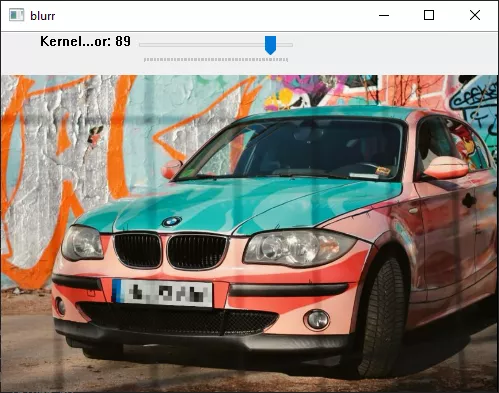
#> input picture image.webp, 499 x 393 px, given in place of your_image.jpg, which was not available
$ python blurr.py
#> lines starting #> are read from the running program, lines starting #| are printed output that depends on the picture; pictures that were not available may be replaced by others from this repository, and a replacement may not be noted
#> in main, orig_img is the input picture: shape (393, 499, 3); mean B, G, R 120.7, 129.8, 136.8
import os
os.environ["OBJC_DISABLE_INITIALIZE_FORK_SAFETY"] = "YES"

import cv2
import numpy as np
import tkinter as tk
from tkinter import filedialog

# Global variables
orig_img = None         # Original image (full resolution)
final_result = None     # Final image (effects applied, full resolution)
preview_img = None      # Image after zoom & pan (same size as original)
display_scale = 1.0     # Scale for display (preserving aspect ratio)
offset_x, offset_y = 0, 0  # Letterbox offsets

blur_fields = []        # List of effect fields (each: list of 4 points in original coords)
active_field = []       # Currently being defined field
adding_mode = False     # True when adding a new field

# Store current file path for overwriting
current_file_path = None

# Global Tk root for file dialogs
tk_root = tk.Tk()
tk_root.withdraw()

# Zooming & panning globals
zoom_factor = 1.0
pan_x, pan_y = 0, 0
is_dragging = False
drag_start = (0, 0)
initial_pan = (0, 0)
click_start = None  # To distinguish click from drag in adding mode

# Effect mode: "blur" or "pixelate"
effect_mode = "blur"

window_name = "blurr"

# [46 lines left out: functions order_points, apply_perspective_effect, not called in this run]

def update_preview():
    global preview_img, final_result, display_scale, offset_x, offset_y
    if orig_img is None:
        return
    result = orig_img.copy()
    # Get kernel value from trackbar and scale it based on original image width.
    k_val = cv2.getTrackbarPos("Kernel", window_name)
    if k_val < 1:
        k_val = 1
    ref_width = 1000.0
    scale_factor = orig_img.shape[1] / ref_width if orig_img.shape[1] > ref_width else 1.0
#> scale_factor = 1
    ksize = int(k_val * scale_factor)
#> ksize = 50
    if ksize % 2 == 0:
        ksize += 1
#> ksize = 51
    if ksize < 3:
        ksize = 3

    for field in blur_fields:
        result = apply_perspective_effect(result, field, ksize)
    if active_field:
        pts_array = np.array(active_field, dtype=int)
        marker_scale = scale_factor
        marker_radius = max(3, int(5 * marker_scale))
        marker_thickness = max(2, int(2 * marker_scale))
        for p in active_field:
            cv2.circle(result, tuple(p), marker_radius, (0, 0, 255), -1)
        if len(active_field) > 1:
            cv2.polylines(result, [pts_array], False, (0, 255, 0), marker_thickness)
    final_result = result.copy()

    rows, cols = result.shape[:2]
#> rows = 393; cols = 499
    M = np.array([[zoom_factor, 0, pan_x],
                  [0, zoom_factor, pan_y]])
    preview_img = cv2.warpAffine(result, M, (cols, rows))

    try:
        winRect = cv2.getWindowImageRect(window_name)
        win_width, win_height = winRect[2], winRect[3]
        if win_width <= 0 or win_height <= 0:
            raise ValueError
    except Exception:
        win_width, win_height = 800, 600

    scale_w = win_width / cols
#> scale_w = 1.6
    scale_h = win_height / rows
#> scale_h = 1.53
    display_scale = min(scale_w, scale_h)
#> display_scale = 1.53
    disp_width = int(cols * display_scale)
#> disp_width = 761
    disp_height = int(rows * display_scale)
#> disp_height = 600
    if disp_width <= 0 or disp_height <= 0:
        disp_width, disp_height = cols, rows
    resized = cv2.resize(preview_img, (disp_width, disp_height))
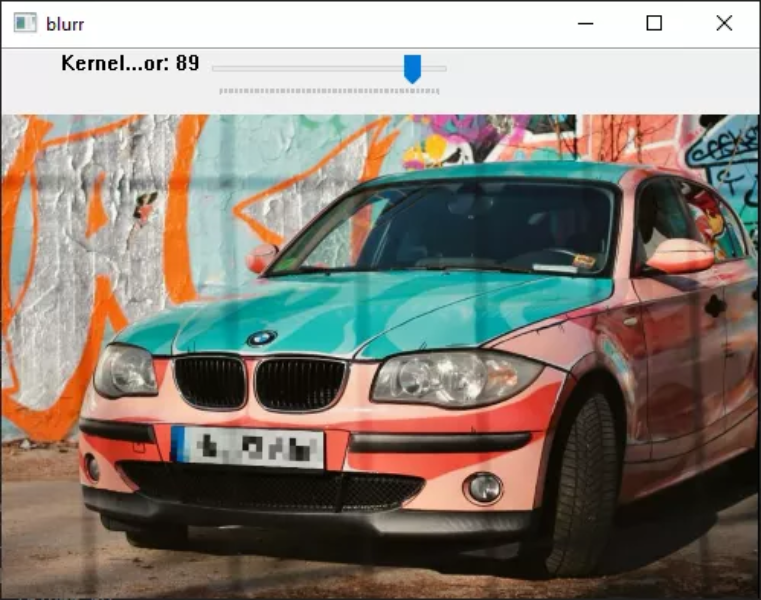
#> resized: shape (600, 761, 3); mean B, G, R 120.6, 129.8, 136.7

    display_img = np.zeros((win_height, win_width, 3), dtype=np.uint8)
    offset_x = (win_width - disp_width) // 2
#> offset_x = 19
    offset_y = (win_height - disp_height) // 2
#> offset_y = 0
    display_img[offset_y:offset_y+disp_height, offset_x:offset_x+disp_width] = resized
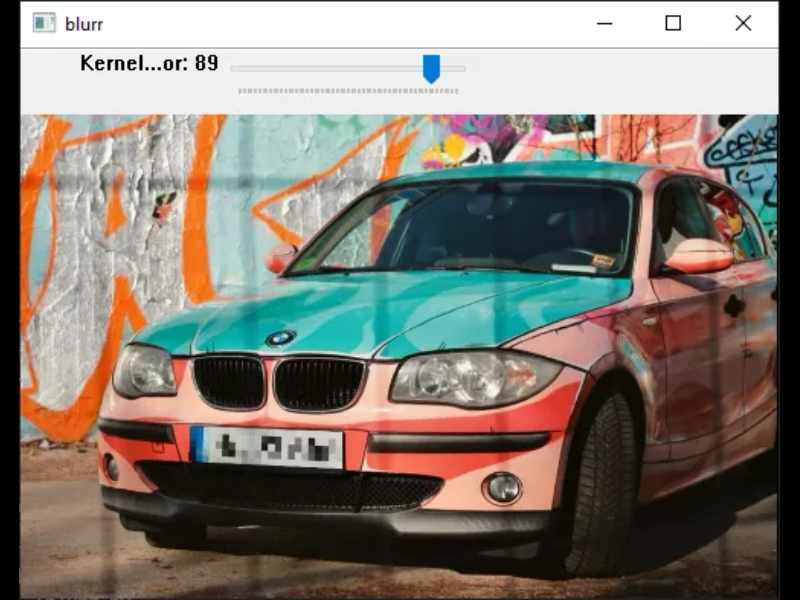
#> display_img: shape (600, 800, 3); mean B, G, R 114.7, 123.4, 130.1
    cv2.imshow(window_name, display_img)

# [62 lines left out: function mouse_callback, not called in this run]

def nothing(x):
    update_preview()

# [57 lines left out: functions open_image, save_image, save_overwrite, not called in this run]

def main():
    global orig_img, adding_mode, active_field, blur_fields, effect_mode
    global zoom_factor, pan_x, pan_y, display_scale
    global current_file_path
    current_file_path = None
    default_path = "your_image.jpg"  # Replace with a valid default image or press 'o'
    orig_img = cv2.imread(default_path)

    cv2.namedWindow(window_name, cv2.WINDOW_NORMAL)
    cv2.resizeWindow(window_name, 800, 601)
    cv2.waitKey(50)  # Give time for window geometry to set
    cv2.setMouseCallback(window_name, mouse_callback)
    cv2.createTrackbar("Kernel", window_name, 50, 100, nothing)

    update_preview()
    cv2.resizeWindow(window_name, 800, 600)

    print("Controls:")
    print("  o: Open an image")
    print("  a: Add a new field (left-click 4 points)")
    print("  r: Reset all fields")
    print("  s: Save image via save dialog")
    print("  Shift+S: Overwrite original file (save with same name)")
    print("  q: Quit")
    print("  Scroll Wheel: Zoom (centered on mouse)")
    print("  Left-drag: Pan the image (when not adding a field)")
    print("  b: Toggle between blur and pixelate (current mode: {})".format(effect_mode))
    print("  z: Zoom in (key)")
    print("  x: Zoom out (key)")
    print("  h: Pan left (key)")
    print("  l: Pan right (key)")
    print("  k: Pan up (key)")
    print("  j: Pan down (key)")

    while True:
        key = cv2.waitKey(1) & 0xFF
#> (key x is pressed here)
        # Lowercase 's' opens save dialog, Shift+S (capital S) overwrites
        if key == ord('o'):
            open_image()
        elif key == ord('a'):
            active_field.clear()
            adding_mode = True
            print("Adding a new field. Left-click 4 points.")
            update_preview()
        elif key == ord('r'):
            blur_fields.clear()
            active_field.clear()
            adding_mode = False
            update_preview()
            print("Reset all fields.")
        elif key == ord('s'):
            save_image()
        elif key == ord('S'):
            save_overwrite()
        elif key == ord('b'):
            effect_mode = "pixelate" if effect_mode == "blur" else "blur"
            print("Switched to:", effect_mode)
            update_preview()
        elif key == ord('z'):
            zoom_factor += 0.1
            update_preview()
        elif key == ord('x'):
            zoom_factor = max(0.1, zoom_factor - 0.1)
            update_preview()
#> in update_preview (call 2), `preview_img = cv2.warpAffine(result, M, (cols, rows))`:
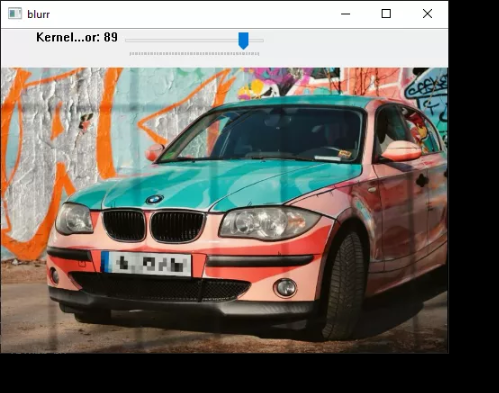
#> preview_img: shape (393, 499, 3); mean B, G, R 97.8, 105.2, 110.8
#> in update_preview (call 2), `display_img[offset_y:offset_y+disp_height, offset_x:offset_x+disp_widt..`:
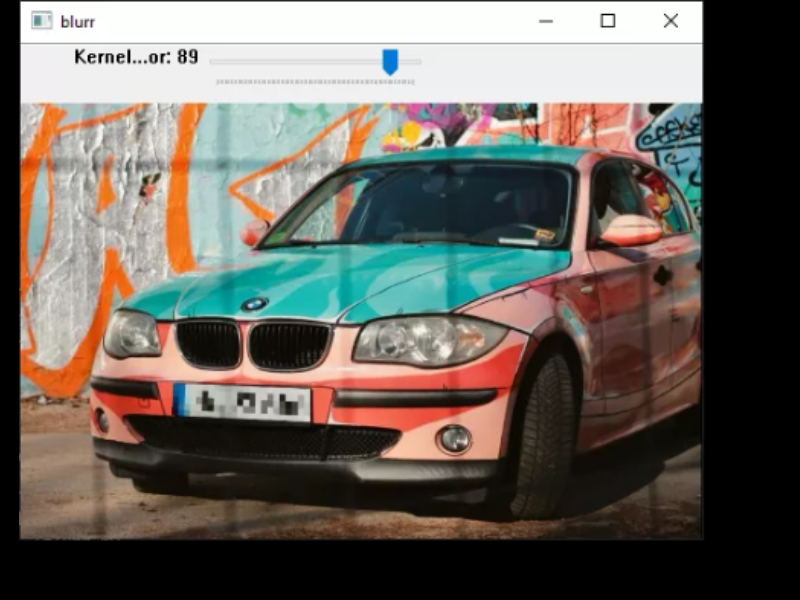
#> display_img: shape (600, 800, 3); mean B, G, R 92.9, 99.9, 105.3
        elif key == ord('h'):
            pan_x -= 10 / display_scale
            update_preview()
        elif key == ord('l'):
            pan_x += 10 / display_scale
            update_preview()
        elif key == ord('k'):
            pan_y -= 10 / display_scale
            update_preview()
        elif key == ord('j'):
            pan_y += 10 / display_scale
            update_preview()
        elif key == ord('q'):
            break
        if cv2.getWindowProperty(window_name, cv2.WND_PROP_VISIBLE) < 1:
            break

    cv2.destroyAllWindows()

if __name__ == "__main__":
    main()
